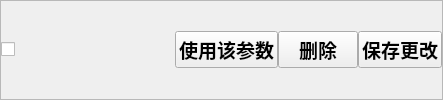
               <widget class="QFrame" name="frame_canshu">
                <property name="frameShape">
                 <enum>QFrame::StyledPanel</enum>
                </property>
                <property name="frameShadow">
                 <enum>QFrame::Sunken</enum>
                </property>
                <layout class="QGridLayout" name="gridLayout_13">
                 <property name="leftMargin">
                  <number>0</number>
                 </property>
                 <property name="topMargin">
                  <number>0</number>
                 </property>
                 <property name="rightMargin">
                  <number>0</number>
                 </property>
                 <property name="bottomMargin">
                  <number>0</number>
                 </property>
                 <property name="spacing">
                  <number>0</number>
                 </property>
                 <item row="0" column="3">
                  <widget class="QPushButton" name="pb_CGCS_del_canshu">
                   <property name="minimumSize">
                    <size>
                     <width>0</width>
                     <height>30</height>
                    </size>
                   </property>
                   <property name="font">
                    <font>
                     <pointsize>14</pointsize>
                     <weight>75</weight>
                     <bold>true</bold>
                    </font>
                   </property>
                   <property name="text">
                    <string>删除</string>
                   </property>
                  </widget>
                 </item>
                 <item row="0" column="1">
                  <widget class="QLabel" name="CGCS_tooltip">
                   <property name="sizePolicy">
                    <sizepolicy hsizetype="Minimum" vsizetype="Preferred">
                     <horstretch>0</horstretch>
                     <verstretch>0</verstretch>
                    </sizepolicy>
                   </property>
                   <property name="minimumSize">
                    <size>
                     <width>160</width>
                     <height>0</height>
                    </size>
                   </property>
                   <property name="text">
                    <string/>
                   </property>
                  </widget>
                 </item>
                 <item row="0" column="0">
                  <widget class="QCheckBox" name="checkBox_xuanze">
                   <property name="text">
                    <string/>
                   </property>
                  </widget>
                 </item>
                 <item row="0" column="4">
                  <widget class="QPushButton" name="pb_SaveChange">
                   <property name="minimumSize">
                    <size>
                     <width>0</width>
                     <height>30</height>
                    </size>
                   </property>
                   <property name="font">
                    <font>
                     <pointsize>14</pointsize>
                     <weight>75</weight>
                     <bold>true</bold>
                    </font>
                   </property>
                   <property name="text">
                    <string>保存更改</string>
                   </property>
                  </widget>
                 </item>
                 <item row="0" column="2">
                  <widget class="QPushButton" name="pb_ok_Para">
                   <property name="minimumSize">
                    <size>
                     <width>0</width>
                     <height>30</height>
                    </size>
                   </property>
                   <property name="font">
                    <font>
                     <pointsize>14</pointsize>
                     <weight>75</weight>
                     <bold>true</bold>
                    </font>
                   </property>
                   <property name="text">
                    <string>使用该参数</string>
                   </property>
                  </widget>
                 </item>
                </layout>
               </widget>
